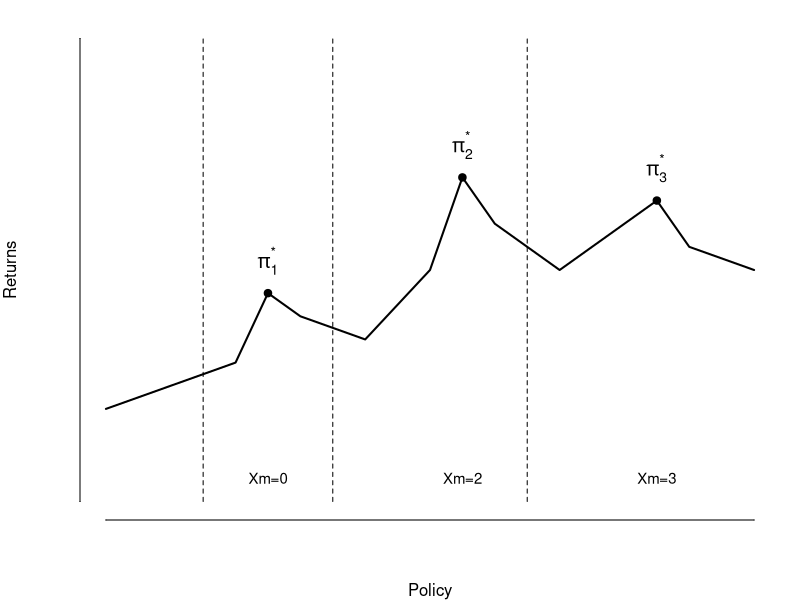

Here is the R script that generated this plot:


# Set up a simple plotting area
#png("irl_diagram_exact.png", width=700, height=400)
par(mar=c(4, 4, 1, 1))

# Create an empty plot
plot(NULL, xlim=c(0, 10), ylim=c(0, 10), 
     xlab="Policy", ylab="Returns", axes=FALSE)

# Add the x-axis
axis(1, at=c(0,10), labels=FALSE, lwd=1, tck=0)
#segments(0, 0, 10, 0)

# Add the y-axis
axis(2, at=c(0,10), labels=FALSE, lwd=1, tck=0)
#segments(0, 0, 0, 10)

# Add "Returns" label on y-axi
# Add vertical separators and Xm labels
segments(1.5, 0, 1.5, 10, lty=2)
segments(3.5, 0, 3.5, 10, lty=2)
segments(6.5, 0, 6.5, 10, lty=2)
text(2.5, 0.5, "Xm=0", cex=0.9)
text(5.5, 0.5, "Xm=2", cex=0.9)
text(8.5, 0.5, "Xm=3", cex=0.9)

# Define the hand-drawn curve's points - based on visual inspection of your sketch
# Creating a rough approximation of your hand-drawn curve
x <- c(0, 1, 2, 2.5, 3, 4, 5, 5.5, 6, 7, 8, 8.5, 9, 10)
y <- c(2, 2.5, 3, 4.5, 4, 3.5, 5, 7, 6, 5, 6, 6.5, 5.5, 5)

# Draw the line
lines(x, y, lwd=2)

# Add the three labeled peaks
points(2.5, 4.5, pch=19, cex=1)
points(5.5, 7, pch=19, cex=1)
points(8.5, 6.5, pch=19, cex=1)

# Add the π labels exactly as in your sketch
text(2.5, 5.2, expression(pi[1]^"*"), cex=1.2)
text(5.5, 7.7, expression(pi[2]^"*"), cex=1.2)
text(8.5, 7.2, expression(pi[3]^"*"), cex=1.2)

# Close the PDF device
#dev.off()
